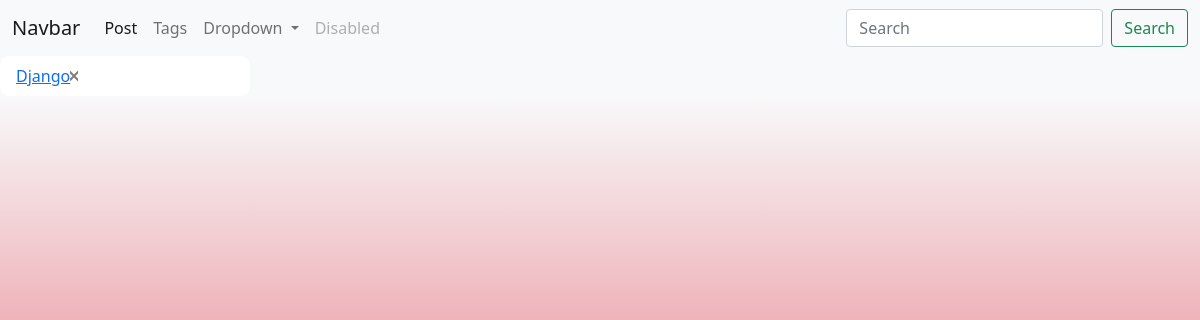
/blog/tags/, run on an earlier commit of the app's database.
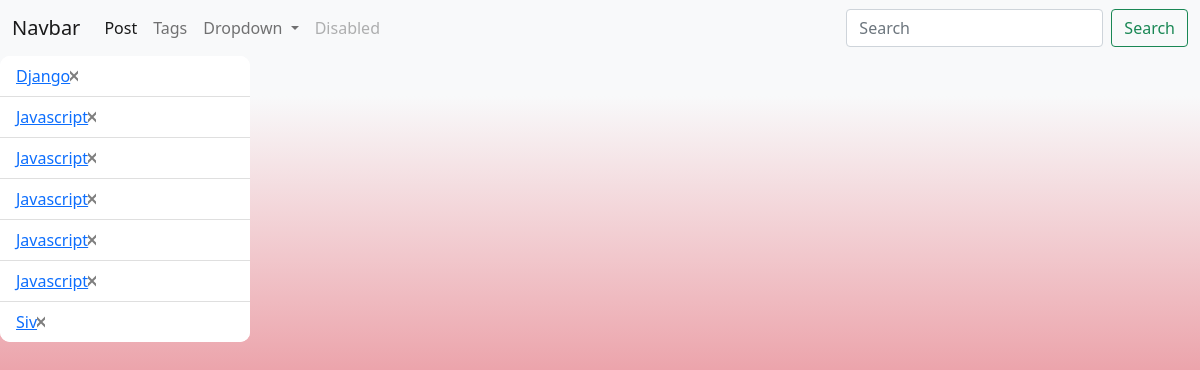
And on a later commit of the database.
### blog/models.py (models this page shows, shortened)
class Tag(models.Model):
    title = models.CharField(max_length=50)
    slug = models.SlugField(max_length=50, unique=True)
    def get_absoluter_url(self):
        return reverse('tag_detail_url', kwargs={'slug': self.slug})

### blog/views.py (the view)
# urls.py: path('tags/', tags_list, name='tag_list_url'),
def tags_list(request):
    tags = Tag.objects.all()
    return render(request, 'blog/tags_list.html', context={'tags': tags})

### blog/templates/blog/tags_list.html (shortened to what this page needs)
{% extends 'blog/base_blog.html' %}
{% block content %}
    <ul class="tags_list list-group list-group-flush">
        {% for tag in tags %}
            <li class="list-group-item"><a href="{{ tag.get_absoluter_url }}">{{ tag.title|title }} </a>
                <a href="{% url 'tag_delete_url' slug=tag.slug %}" class="btn-close" aria-label="Close"></a>
            </li>
        {% endfor %}
    </ul>
{% endblock %}

What changed in the data, as far as the page shows it:
added Tag: title "Javascript"
added Tag: title "Javascript"
added Tag: title "Javascript"
added Tag: title "Javascript"
added Tag: title "Javascript"
added Tag: title "Siv"
